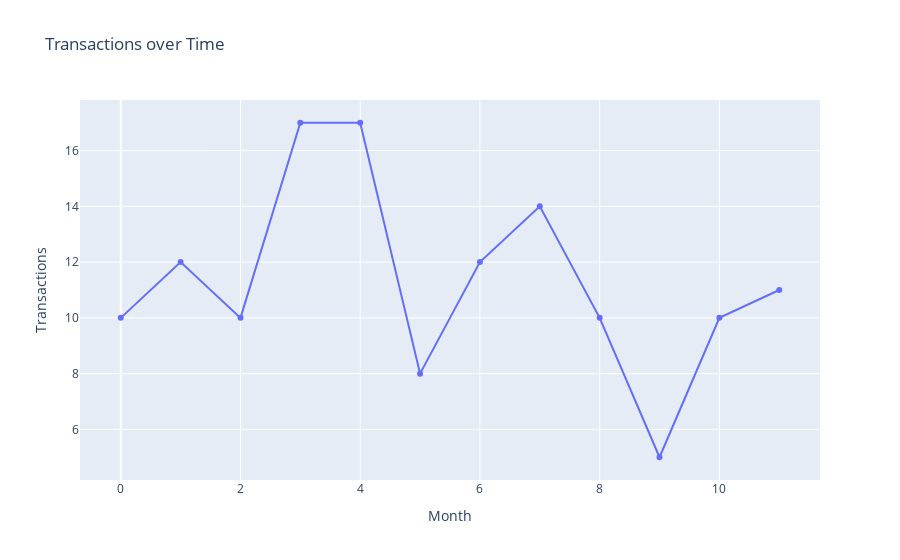

Here is the notebook cell this chart was saved with:
### Code cell
# ploty transactions over time
fig = go.Figure()
fig.add_trace(go.Scatter(x=np.arange(0,T), y=transaction, name='Transactions'))
# labels
fig.update_layout(title='Transactions over Time', xaxis_title='Month', yaxis_title='Transactions')
fig.show()

### Figure 1 — Plotly figure (JSON) as saved in the notebook; plotly's stock layout.template omitted (floating-point values rounded to 4 significant figures)
{"data": [{"name": "Transactions", "type": "scatter", "x": [0, 1, 2, 3, 4, 5, 6, 7, 8, 9, 10, 11], "y": [10, 12, 10, 17, 17, 8, 12, 14, 10, 5, 10, 11]}], "layout": {"title": {"text": "Transactions over Time"}, "xaxis": {"title": {"text": "Month"}}, "yaxis": {"title": {"text": "Transactions"}}}}
